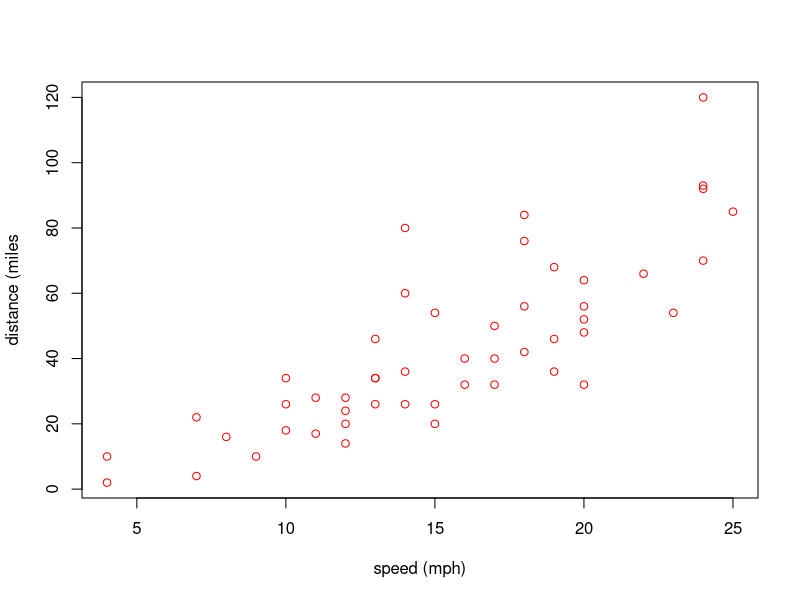

Write R code to recreate this figure.
## ---- chunk 1
knitr::opts_chunk$set(echo = TRUE)
## ---- chunk 2
plot(cars, col = "red", xlab = "speed (mph)", ylab = "distance (miles")
## ---- chunk 3
library(knitr)
kable(summary(cars))
